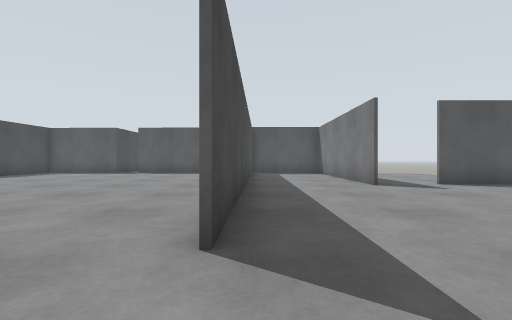
[1] (above)

19 first-person views from a walk through a robot-simulator world made for Gazebo. The camera is 0.72 m above the floor, looks level and sees 85° across. The floor is counted in squares, 1 m on a side. Each view is taken from the middle of a square. On the plan, view 1 faces up. The plan holds only what a view shows up to about 10 squares ahead; the rest is blank.

[2]
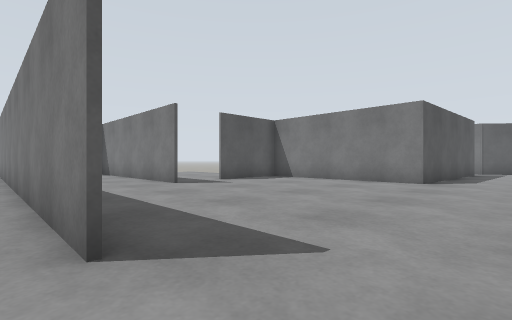

[3]
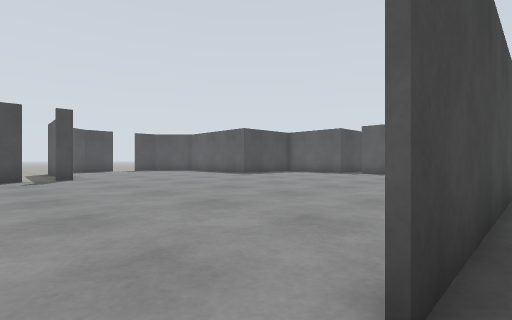

[4]
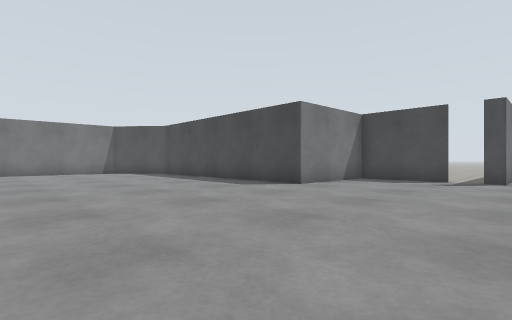

[5]
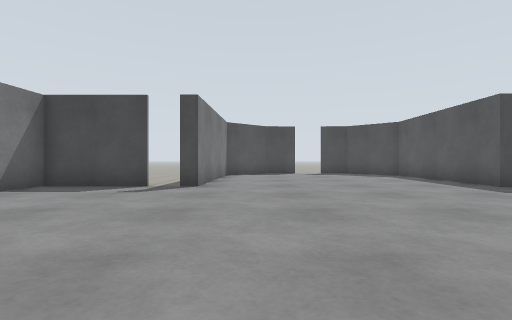

[6]
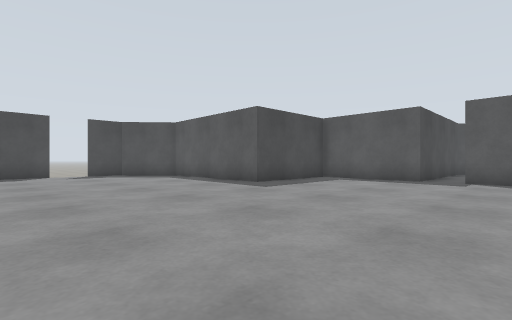

[7]
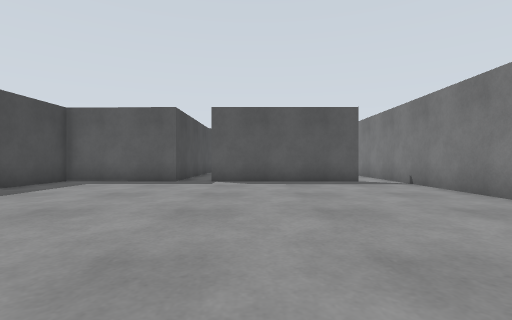

[8]
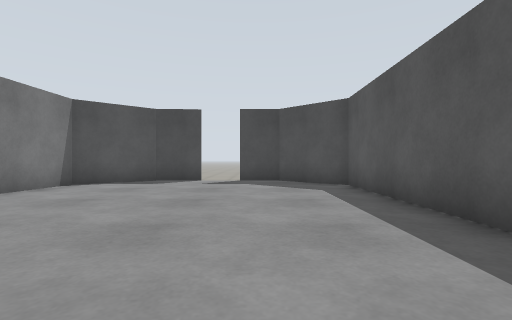

[9]
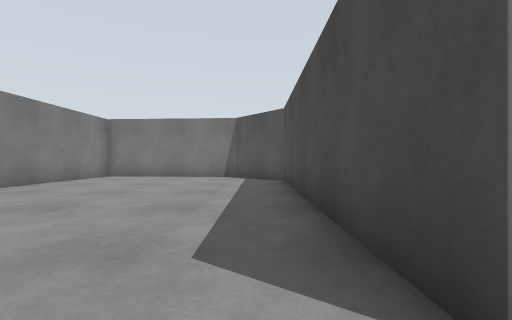

[10]
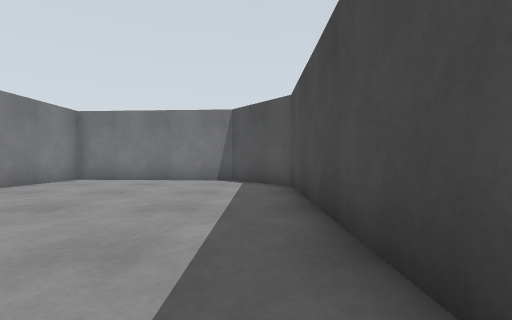

[11]
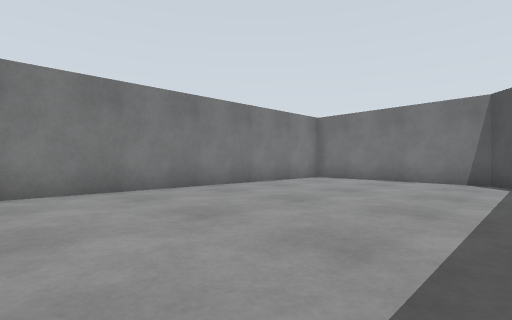

[12]
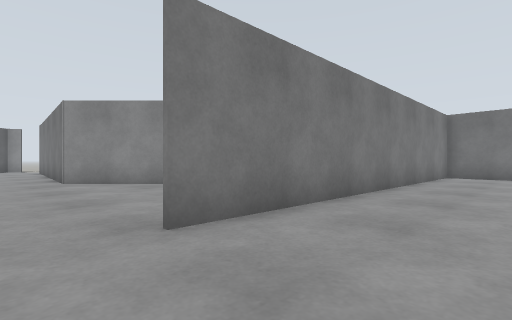

[13]
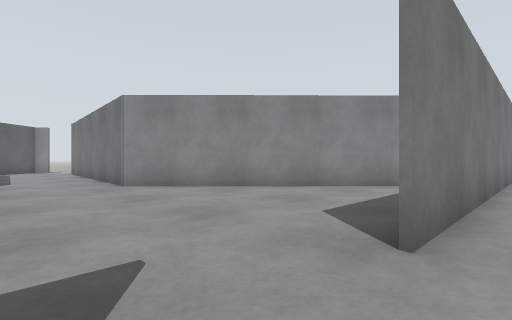

[14]
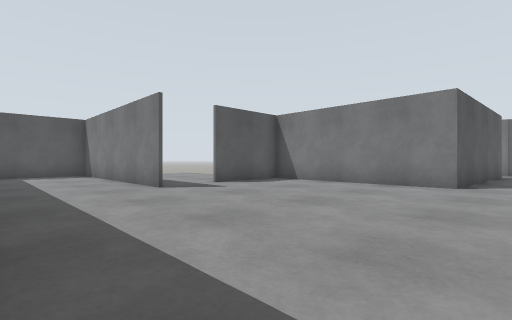

[15]
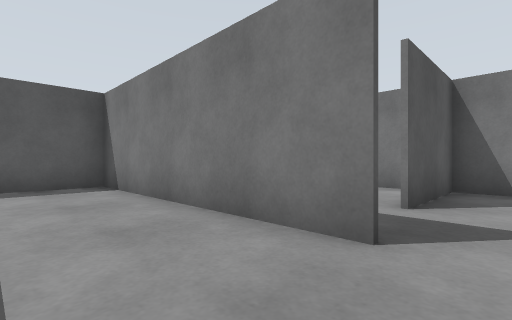

[16]
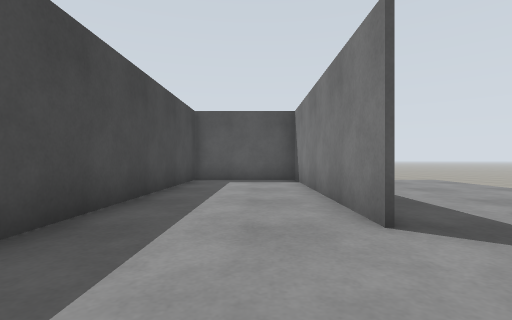

[17]
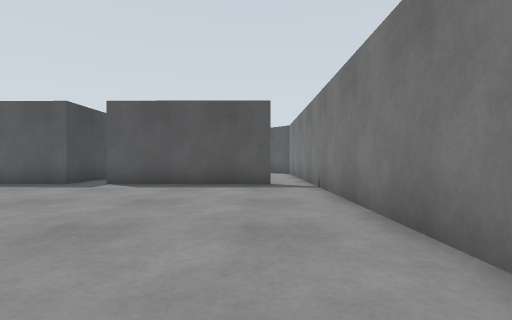

[18]
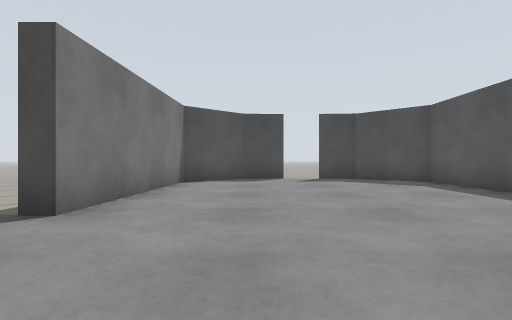

[19]
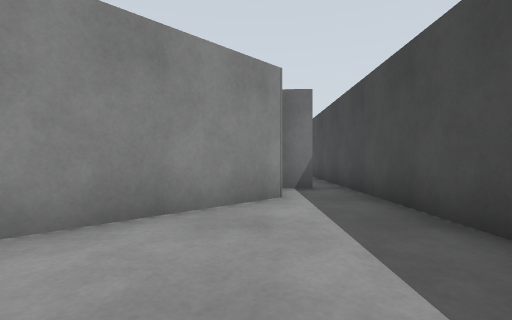

### Floor plan
Points are (right, up) in squares from view 1. A wall is a line through its corners. A room is listed if a view was taken in it or the views show most of it. See-through windows are left out.
Room 1 (views 1, 3, 14, 15, 16, 19)
walls: (3.4, 7.9) (3.4, 15.1) (1.2, 15.1); (8.4, 2.1) (8.5, 8.3) (5.4, 8.3); (-0.4, -3.4) (-0.5, -11); (1.5, -6.4) (7, -0.8); (0.5, -8) (1.4, -8); (-0.2, 15) (-0.4, 2.2)
ways out: opening at (0, 1) to room 2; opening at (4.5, 8); opening at (8.5, 0.5)
Room 2 (views 2, 4, 5, 6, 7, 8, 9, 10, 11, 12, 13, 17, 18)
walls: (-11.6, 2.1) (-11.6, -0.8) (-7.9, -1) (-8, -9.6) (-6.2, -11.8) (-1.9, -12.1); (-0.4, 2.2) (-0.2, 15.4); (-7.8, 15.4) (-11.4, 15.4) (-11.5, 11.5) (-17, 11.7) (-18.7, 9.8) (-18.8, 8.4); (-18.8, 7.2) (-18.7, 5.5) (-17.1, 3.6) (-11.6, 3.4) (-11.6, 2.9); (-1.5, 15.4) (-6.5, 15.4); (-0.6, -12) (-0.4, -0.3)
ways out: opening at (0, 1) to room 1; opening at (-19, 8); opening at (-7, 15); opening at (-1, 15); gap at (-12, 2)

Where each view was taken, in squares from view 1:
view 1: 0 up, 0 right, facing up
view 2: 0 up, 1 left, facing up-right
view 3: 1 up, 0 right, facing up-left
view 4: 4 up, 1 left, facing down-left
view 5: 5 up, 4 left, facing left
view 6: 5 up, 5 left, facing up-left
view 7: 6 up, 5 left, facing up
view 8: 9 up, 9 left, facing left
view 9: 0 up, 7 left, facing down
view 10: 2 down, 7 left, facing down
view 11: 2 down, 7 left, facing down-right
view 12: 1 up, 3 left, facing down-right
view 13: 2 up, 1 left, facing down-right
view 14: 1 up, 0 right, facing up-right
view 15: 7 up, 1 right, facing up-right
view 16: 5 up, 2 right, facing up
view 17: 7 up, 2 left, facing up
view 18: 6 up, 8 left, facing left
view 19: 1 down, 2 right, facing down
